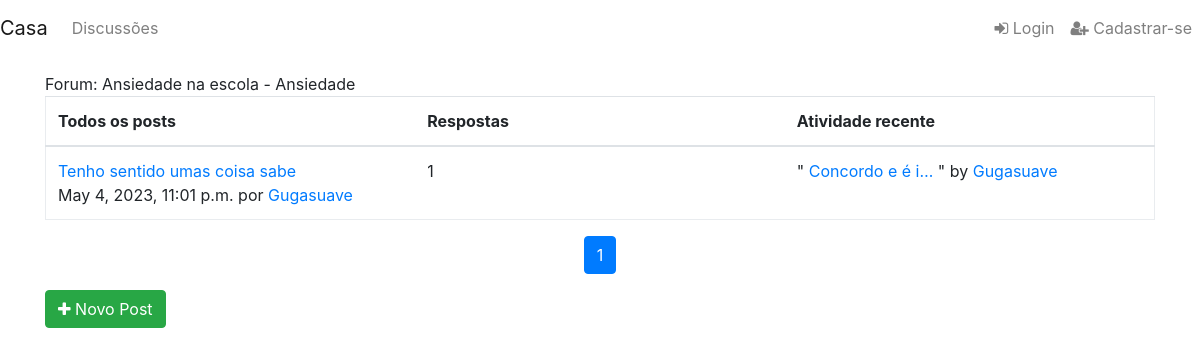
The app's page /forumapp/forum/26 with its own data.
### forumapp/models.py (models this page shows, shortened)
class Forum(models.Model):
    name = models.CharField(max_length=30, unique=True)
    description = models.TextField(max_length=200)
    section = models.ForeignKey(
        ForumSection,
        null=True,
        on_delete=models.CASCADE
    )

class ForumSection(models.Model):
    name = models.CharField(max_length=30)

class Thread(models.Model):
    name = models.CharField(max_length=100)
    forum = models.ForeignKey(Forum, null=True, on_delete=models.CASCADE)
    pinned = models.BooleanField(default=False)
    class Meta:
        permissions = [
            ('can_remove_any_thread', 'Can remove ANY thread.'),
            ('can_pin_threads', 'Can pin threads.')
        ]
        ordering = [
            'pinned'
        ]

class ThreadResponse(models.Model):
    thread = models.ForeignKey(Thread, null=True, on_delete=models.CASCADE)
    created_datetime = models.DateTimeField(null=True)
    responder = models.ForeignKey(User, null=True, on_delete=models.CASCADE)
    message = models.TextField(max_length=1000)
    edited = models.BooleanField(default=False)
    order_in_thread = models.PositiveIntegerField(default=1)
    class Meta:
        permissions = [('can_remove_any_response', 'Can remove ANY response.')]
        ordering = ['created_datetime']

### forumapp/views.py (the view)
def forum(request, pk):
    thread_list = Thread.objects.filter(
        forum=pk
    ).annotate(
        last_response=Max('threadresponse__created_datetime')
    ).order_by(
        '-pinned',
        '-last_response'
    )
    thread_paginator = Paginator(thread_list, 10)
    page = request.GET.get('page')
    thread_list = thread_paginator.get_page(page)
    return render(
        request,
        'forumapp/thread_list.html',
        context={
            'thread_list': thread_list,
            'forum': Forum.objects.get(id=pk)
        }
    )

### forumapp/templatetags/forumapp_extras.py (called while the page is built)
@register.filter(name='times')
def times(count):
    return ''.join([str(num) for num in range(1, count + 1)])

### forumapp/templates/forumapp/thread_list.html (shortened to what this page needs)
{% extends "forumapp/base.html" %}
{% load forumapp_extras %}
{% block content %}
<div>Forum: {{ forum.name }} - {{ forum.section.name }}</div>
{% if thread_list %}
<table class="table forum-table">
    <thead>
    <tr>
        <th>Todos os posts</th>
        <th>Respostas</th>
        <th>Atividade recente</th>
    </tr>
    </thead>
    <tbody>
    {% for thread in thread_list %}
    {% if thread.pinned %}
    <tr class="pinned clickable-row">
    {% else %}
    <tr class="clickable-row">
    {% endif %}
        <td>
            <div>
                <a href="{% url 'thread-view' thread.forum.id thread.id %}">
                    {{ thread.name }}
                </a>
            </div>
            {{ thread.threadresponse_set.first.created_datetime }} por <a href="{% url 'user-view' thread.threadresponse_set.first.responder.pk %}">{{ thread.threadresponse_set.first.responder }}</a>
        </td>
        <td>{{ thread.threadresponse_set.all|length|add:"-1" }}</td>
        {% if thread.threadresponse_set.all|length > 1 %}
        <td>"
            <a href="{% url 'thread-view' thread.threadresponse_set.last.thread.forum.id thread.threadresponse_set.last.thread.id %}#{{ thread.threadresponse_set.last.order_in_thread }}">
                {{ thread.threadresponse_set.last.message|truncatechars:15 }}
            </a>" by
            <a href="{% url 'user-view' thread.threadresponse_set.last.responder.pk %}">
                {{ thread.threadresponse_set.last.responder }}
            </a>
        {% else %}
        <td>Sem respostas</td>
        {% endif %}
    </tr>
    {% endfor %}
    </tbody>
</table>
{% else %}
<div>Sem postagens.</div>
{% endif %}
<nav aria-label="...">
    <ul class="pagination justify-content-center">
        {% for i in thread_list.paginator.num_pages|times %}
        {% if thread_list.number|stringformat:"i" == i %}
        <li class="page-item active">
            <span class="page-link">{{ i }}</span>
        </li>
        {% else %}
        <li class="page-item">
            <a class="page-link" href="?page={{ i }}">{{ i }}</a>
        </li>
        {% endif %}
        {% endfor %}
    </ul>
</nav>
<a
    href="{% url 'new-thread' forum.id %}"
    class="btn btn-success"
    role="button"
>
    <span class="fa fa-plus"></span>
    Novo Post
</a>
{% endblock %}

### forumapp/static/forumapp/css/style.css (style rules this page uses)
.forum-table { table-layout: fixed; border-collapse: collapse; border: 1px solid #e9ecef; }
nav { margin-bottom: 1rem; }
body { padding-bottom: 2rem; }

### records on screen
Forum: name "Ansiedade na escola", section.name "Ansiedade"
Thread: name "Tenho sentido umas coisa sabe", threadresponse_set.first.created_datetime "May 4, 2023, 11:01 p.m.", threadresponse_set.first.responder "Gugasuave", threadresponse_set.all|length "1", threadresponse_set.last.message "Concordo e é i…", threadresponse_set.last.responder "Gugasuave"

### other values on screen
{{ i }} "1"
